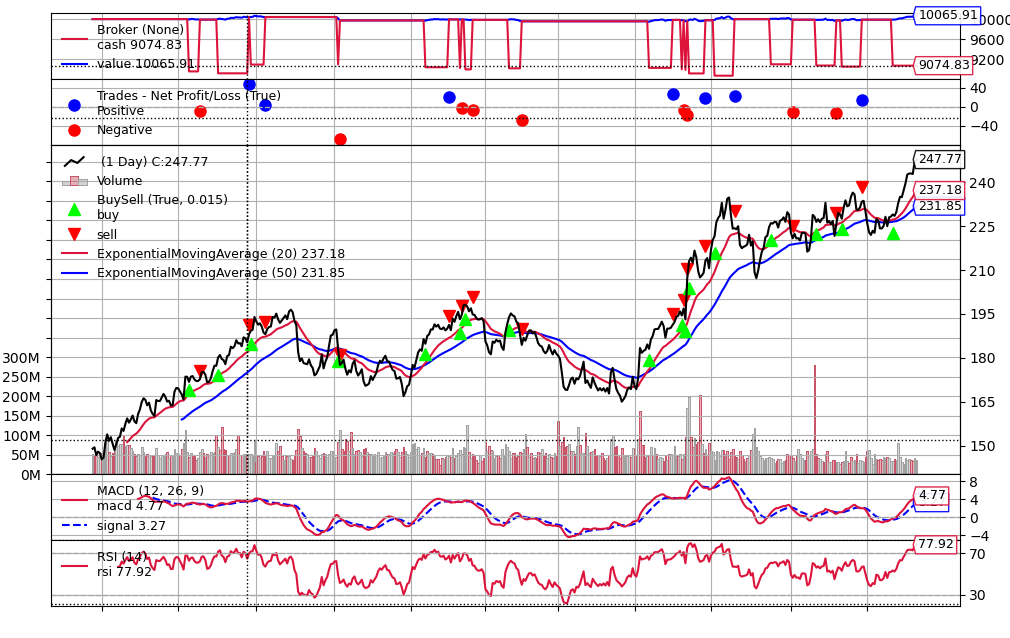

Source code (Python):
import backtrader as bt
import requests
import pandas as pd
import os

# API Settings
ticker = "AAPL"
start_date = "2023-01-09"
end_date = "2024-12-10"
api_key = "BCnibG6TFwiypPXLQW6cqy5cdcLAP0bf"  # Insert your API Key

# File save path
save_path = f"/Users/rezaghasemi/Downloads/Programming/Quantitative/{ticker}_MACD_RSI_EMA_Strategy.csv"

# Check if file already exists
if os.path.exists(save_path):
    print("🔍 File found, loading data...")
    df = pd.read_csv(save_path, index_col="date", parse_dates=True)
else:
    print("📡 Fetching data from API...")
    url = f"https://api.polygon.io/v2/aggs/ticker/{ticker}/range/1/day/{start_date}/{end_date}?adjusted=true&sort=asc&apiKey={api_key}"
    response = requests.get(url)

    if response.status_code == 200:
        try:
            data = response.json()["results"]
            df = pd.DataFrame(data)
            df["date"] = pd.to_datetime(df["t"], unit="ms")
            df.set_index("date", inplace=True)

            # Rename columns for Backtrader
            df.rename(columns={"o": "open", "h": "high", "l": "low", "c": "close", "v": "volume"}, inplace=True)

            # Save data to CSV
            df.to_csv(save_path)
            print(f"✅ Data saved at: {save_path}")

        except Exception as e:
            print(f"❌ JSON processing error: {e}")
            exit()
    else:
        print(f"❌ API Error: Status code {response.status_code}")
        print("Response text:", response.text)
        exit()


# 📌 **Backtrader Strategy: MACD + RSI + EMA**
class MACD_RSI_EMA_Strategy(bt.Strategy):
    params = (
        ("macd1", 12),
        ("macd2", 26),
        ("macdsignal", 9),
        ("rsi_period", 14),
        ("ema_short", 20),
        ("ema_long", 50)
    )


    def __init__(self):
        # **اندیکاتور MACD**
        self.macd = bt.indicators.MACD(
            period_me1=self.params.macd1,
            period_me2=self.params.macd2,
            period_signal=self.params.macdsignal
        )


        # **اندیکاتور RSI**
        self.rsi = bt.indicators.RSI(period=self.params.rsi_period)


        # **اندیکاتور EMA**
        self.ema_short = bt.indicators.ExponentialMovingAverage(period=self.params.ema_short)
        self.ema_long = bt.indicators.ExponentialMovingAverage(period=self.params.ema_long)

    def next(self):
        if not self.position:
            # **شرایط ورود به معامله (خرید)**
            if self.macd.macd[0] > self.macd.signal[0] and self.rsi[0] > 50 and self.ema_short[0] > self.ema_long[0]:
                cash_available = self.broker.get_cash()
                share_size = cash_available * 0.10 / self.data.close[0]  # خرید با ۱۰٪ از سرمایه
                self.buy(size=round(share_size))

        else:
            # **شرایط خروج از معامله (فروش)**
            if self.macd.macd[0] < self.macd.signal[0] or self.rsi[0] < 50 or self.ema_short[0] < self.ema_long[0]:
                self.sell(size=self.position.size)


# 📊 **Backtrader Engine**
cerebro = bt.Cerebro()

# Load data
data = bt.feeds.PandasData(dataname=df)
cerebro.adddata(data)

# Add strategy
cerebro.addstrategy(MACD_RSI_EMA_Strategy)

# Set initial cash
cerebro.broker.set_cash(10000)

# Set commission
cerebro.broker.setcommission(commission=0.001)

# Run backtest
print("Starting Portfolio Value: %.2f" % cerebro.broker.getvalue())
cerebro.run()
print("Final Portfolio Value: %.2f" % cerebro.broker.getvalue())

# Plot results
cerebro.plot()
